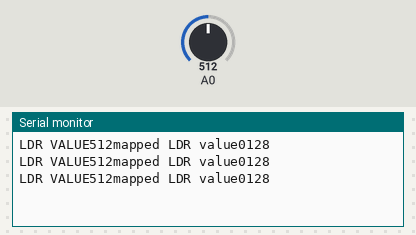
A sketch run on a simulated ESP8266 (NodeMCU). On the bench: the last lines printed to the serial monitor. The test bench sets the inputs (shaded band); at power-on: A0 = 512.

Above: at 1.3 s.
1.4 s: A0 set to 716
At 1.9 s:
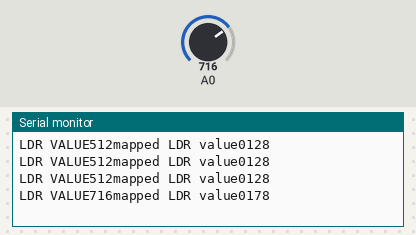
2.9 s: A0 set to 900
At 3.4 s:
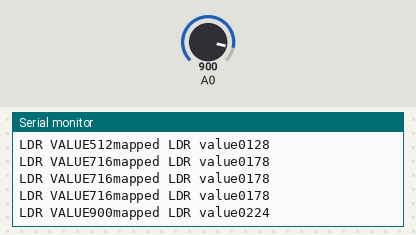
Timing chart, 0 to 5.9 s (numbered marks = the images above; inputs shaded):
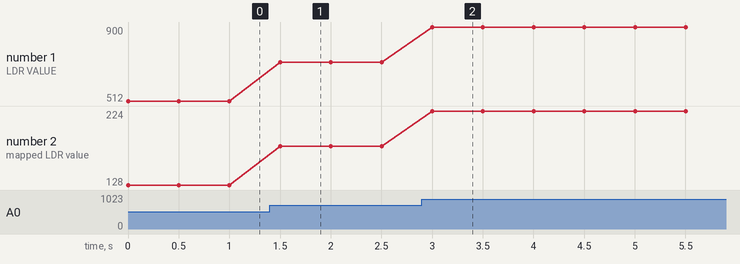

The sketch:

ldr.ino
```cpp
int ldr;
void setup() {
  // put your setup code here, to run once:
  Serial.begin(9600);


}

void loop() {
  // put your main code here, to run repeatedly:
ldr = analogRead(A0);
Serial.print("LDR VALUE");
Serial.print(ldr);
int mv=map(ldr,0,1024,0,255);
Serial.print("mapped LDR value0");
Serial.println(mv);
if(mv>=0 and mv<=127)
digitalWrite(D2,LOW);
else if(mv>=128 and mv<=255)
digitalWrite(D2,HIGH);
delay(500);


}
```

Measured:
- after the input at 1.4 s, the serial monitor: prints a new line after 0.10 s (image 1)
- after the input at 2.9 s, the serial monitor: prints a new line after 0.10 s (image 2)
- plotted number 1: 512 → 716 after the input at 1.4 s, 716 → 900 after the input at 2.9 s
- plotted number 2: 128 → 178 after the input at 1.4 s, 178 → 224 after the input at 2.9 s
